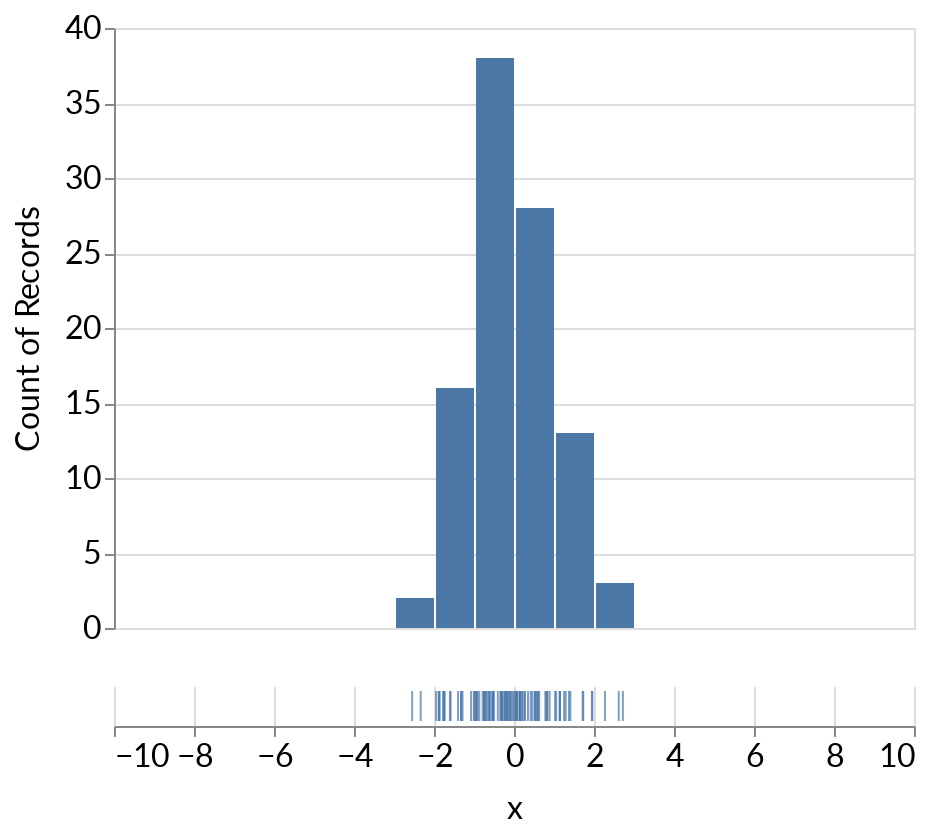

This figure's notebook cell:
### Code cell
# test: interactive distribution parameters
plot_width=400

input_mean = alt.binding(
    input='range',
    min=-10,
    max=10,
    step=.1,
    name='mean'
)
input_std = alt.binding(
    input='range',
    min=0.1,
    max=5,
    step=.1,
    name='std'
)
mean_selection = alt.selection_single(
    bind=input_mean,
    init={'mean': 0}
)
std_selection = alt.selection_single(
    bind=input_std,
    init={'std': 1}
)
scales = alt.selection_interval(bind='scales')
                                
data = alt.sequence(0, 100, as_='t')
chart = alt.Chart(data).add_selection(
    scales, std_selection, mean_selection
).transform_calculate(
  mean = mean_selection['mean'],
  std  = std_selection['std'],
).transform_calculate(
    t='datum.t',
    x='sampleNormal(+datum.mean,+datum.std)', # the plus casts to number
)
scale = alt.Scale(domain=[-10,10])
hist = chart.mark_bar().encode(
    alt.X("x:Q", bin=True, scale=scale, axis=None),
    y='count()',
).properties(
    width=plot_width
)
ticks = chart.mark_tick().encode(
    x=alt.X('x:Q', scale=scale)
).properties(
    view=alt.ViewConfig(strokeWidth=0), width=plot_width)

(hist & ticks)

### Figure 1 — Vega-Lite specification as saved in the notebook (floating-point values rounded to 4 significant figures)
{"config": {"title": {"fontSize": 24.0, "font": ["Lato", "Helvetica Neue", "Helvetica", "Arial", "Sans Serif"], "fontWeight": "normal"}, "axisX": {"labelFont": ["Lato", "Helvetica Neue", "Helvetica", "Arial", "Sans Serif"], "labelFontSize": 16, "titleFont": ["Lato", "Helvetica Neue", "Helvetica", "Arial", "Sans Serif"], "titleFontSize": 16, "titleFontWeight": "normal", "titlePadding": 10}, "axisY": {"labelFont": ["Lato", "Helvetica Neue", "Helvetica", "Arial", "Sans Serif"], "labelFontSize": 16, "titleFont": ["Lato", "Helvetica Neue", "Helvetica", "Arial", "Sans Serif"], "titleFontSize": 16, "titleFontWeight": "normal", "titlePadding": 10}, "legend": {"labelFont": ["Lato", "Helvetica Neue", "Helvetica", "Arial", "Sans Serif"], "labelFontSize": 16, "titleFont": ["Lato", "Helvetica Neue", "Helvetica", "Arial", "Sans Serif"], "titleFontSize": 16, "titleFontWeight": "normal"}, "text": {"font": ["Lato", "Helvetica Neue", "Helvetica", "Arial", "Sans Serif"], "fontSize": 14.4}}, "vconcat": [{"mark": "bar", "encoding": {"x": {"type": "quantitative", "axis": null, "bin": true, "field": "x", "scale": {"domain": [-10, 10]}}, "y": {"type": "quantitative", "aggregate": "count"}}, "selection": {"selector006": {"type": "interval", "bind": "scales"}, "selector005": {"type": "single", "bind": {"input": "range", "min": 0.1, "max": 5, "step": 0.1, "name": "std"}, "init": {"std": 1}}, "selector004": {"type": "single", "bind": {"input": "range", "min": -10, "max": 10, "step": 0.1, "name": "mean"}, "init": {"mean": 0}}}, "transform": [{"calculate": "selector004['mean']", "as": "mean"}, {"calculate": "selector005['std']", "as": "std"}, {"calculate": "datum.t", "as": "t"}, {"calculate": "sampleNormal(+datum.mean,+datum.std)", "as": "x"}], "width": 400}, {"mark": "tick", "encoding": {"x": {"type": "quantitative", "field": "x", "scale": {"domain": [-10, 10]}}}, "selection": {"selector006": {"type": "interval", "bind": "scales"}, "selector005": {"type": "single", "bind": {"input": "range", "min": 0.1, "max": 5, "step": 0.1, "name": "std"}, "init": {"std": 1}}, "selector004": {"type": "single", "bind": {"input": "range", "min": -10, "max": 10, "step": 0.1, "name": "mean"}, "init": {"mean": 0}}}, "transform": [{"calculate": "selector004['mean']", "as": "mean"}, {"calculate": "selector005['std']", "as": "std"}, {"calculate": "datum.t", "as": "t"}, {"calculate": "sampleNormal(+datum.mean,+datum.std)", "as": "x"}], "view": {"strokeWidth": 0}, "width": 400}], "data": {"sequence": {"start": 0, "stop": 100, "as": "t"}}, "$schema": "https://vega.github.io/schema/vega-lite/v4.8.1.json"}
